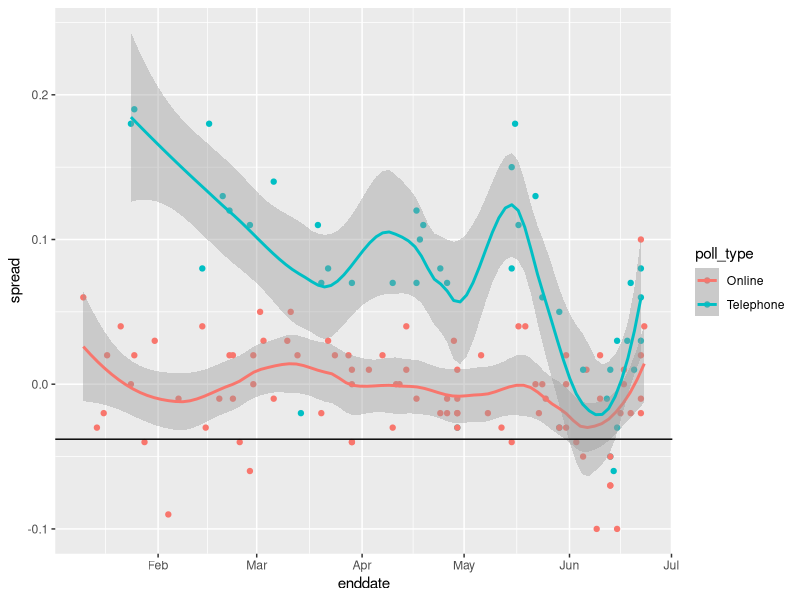

Here is the R script that generated this plot:
# suggested libraries and options
library(tidyverse)
options(digits = 3)
# load brexit_polls object and add x_hat column
library(dslabs)
data(brexit_polls)
brexit_polls <- brexit_polls %>%
  mutate(x_hat = (spread + 1)/2)
# final proportion voting "Remain"
p <- 0.481

head(brexit_polls)

brexit_polls %>% group_by(poll_type) %>%
  ggplot(aes(enddate,spread,color=poll_type)) +
  geom_point()+geom_smooth(method = "loess",span = 0.4)+geom_hline(yintercept = -0.038)
